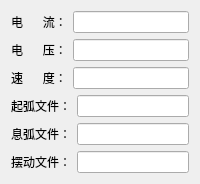
                 <widget class="QWidget" name="tab_14">
                  <attribute name="title">
                   <string> 6 </string>
                  </attribute>
                  <layout class="QGridLayout" name="gridLayout_24">
                   <item row="0" column="0">
                    <layout class="QHBoxLayout" name="horizontalLayout_25">
                     <item>
                      <widget class="QLabel" name="label_15">
                       <property name="text">
                        <string>电      流：</string>
                       </property>
                      </widget>
                     </item>
                     <item>
                      <widget class="QLineEdit" name="I6"/>
                     </item>
                    </layout>
                   </item>
                   <item row="1" column="0">
                    <layout class="QHBoxLayout" name="horizontalLayout_26">
                     <item>
                      <widget class="QLabel" name="label_16">
                       <property name="text">
                        <string>电      压：</string>
                       </property>
                      </widget>
                     </item>
                     <item>
                      <widget class="QLineEdit" name="U6"/>
                     </item>
                    </layout>
                   </item>
                   <item row="2" column="0">
                    <layout class="QHBoxLayout" name="horizontalLayout_27">
                     <item>
                      <widget class="QLabel" name="label_17">
                       <property name="text">
                        <string>速      度：</string>
                       </property>
                      </widget>
                     </item>
                     <item>
                      <widget class="QLineEdit" name="V6"/>
                     </item>
                    </layout>
                   </item>
                   <item row="3" column="0">
                    <layout class="QHBoxLayout" name="horizontalLayout_28">
                     <item>
                      <widget class="QLabel" name="label_18">
                       <property name="text">
                        <string>起弧文件：</string>
                       </property>
                      </widget>
                     </item>
                     <item>
                      <widget class="QLineEdit" name="qh6"/>
                     </item>
                    </layout>
                   </item>
                   <item row="4" column="0">
                    <layout class="QHBoxLayout" name="horizontalLayout_29">
                     <item>
                      <widget class="QLabel" name="label_19">
                       <property name="text">
                        <string>息弧文件：</string>
                       </property>
                      </widget>
                     </item>
                     <item>
                      <widget class="QLineEdit" name="xh6"/>
                     </item>
                    </layout>
                   </item>
                   <item row="5" column="0">
                    <layout class="QHBoxLayout" name="horizontalLayout_30">
                     <item>
                      <widget class="QLabel" name="label_20">
                       <property name="text">
                        <string>摆动文件：</string>
                       </property>
                      </widget>
                     </item>
                     <item>
                      <widget class="QLineEdit" name="weave6"/>
                     </item>
                    </layout>
                   </item>
                  </layout>
                 </widget>
